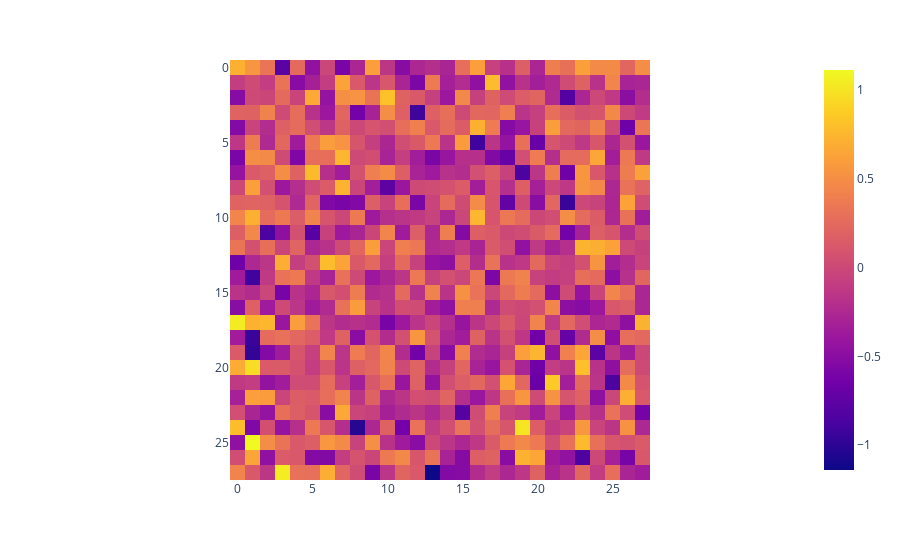

Notebook code for this chart:
### Markdown cell above
Visualize activations in `conv1`.

### Code cell
seed(42)
im = t.randn(1, 1, 28, 28, requires_grad=True)

lr = 1e-3
N = 1_00_000
act_inds = (0, 0, 20, 10)
loss_fn = t.nn.CrossEntropyLoss()
target = t.tensor([100.])
optimizer = t.optim.AdamW([im], lr)

for i in tqdm((range(N))):
    acts_post_conv1 = model.conv1(im)
    act = acts_post_conv1[act_inds].reshape(1)
    # print(act, target)
    loss = loss_fn(act, target)
    loss.backward()
    optimizer.step()
    # with t.no_grad():
    #     im = im + lr * cast(t.Tensor, im.grad)

with t.no_grad():
    fig = px.imshow(im.squeeze())
    fig.show()

### Figure 1 — Plotly figure (JSON) as saved in the notebook; plotly's stock layout.template omitted (floating-point values rounded to 4 significant figures; data arrays with more than 128 entries replaced by an {"elided": "..."} marker saying what was removed)
{"data": [{"coloraxis": "coloraxis", "hovertemplate": "x: %{x}<br>y: %{y}<br>color: %{z}<extra></extra>", "name": "0", "type": "heatmap", "xaxis": "x", "yaxis": "y", "z": {"elided": "28x28 float values"}}], "layout": {"coloraxis": {"colorscale": [[0, "#0d0887"], [0.1111, "#46039f"], [0.2222, "#7201a8"], [0.3333, "#9c179e"], [0.4444, "#bd3786"], [0.5556, "#d8576b"], [0.6667, "#ed7953"], [0.7778, "#fb9f3a"], [0.8889, "#fdca26"], [1, "#f0f921"]]}, "margin": {"t": 60}, "xaxis": {"anchor": "y", "constrain": "domain", "domain": [0, 1], "scaleanchor": "y"}, "yaxis": {"anchor": "x", "autorange": "reversed", "constrain": "domain", "domain": [0, 1]}}}
